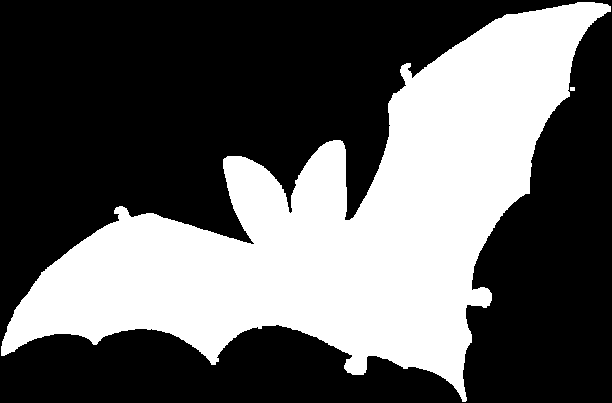
#> input picture img/bat4.gif, 612 x 403 px; its folder holds only this picture in this run
$ python main.py
#> lines starting #> are read from the running program, lines starting #| are printed output that depends on the picture; after the words box and inside, x2 and y2 are one past the last pixel; in counts of white or black regions, pixels touching at a corner belong together
### src/logic/tools.py
import numpy as np
import os
import math
from collections import Counter
from PIL import Image
import heapq
import matplotlib.pyplot as plt

# [35 lines left out: functions reorder_contour, save_matrix_to_csv, not called in this run]

def process_and_binarize(filename, threshold=128, padding=2):
    """
    Load image, convert to grayscale, and apply binary threshold.
    Adds black padding around the image so objects touching the border
    are always surrounded by background, ensuring correct contour detection.
    """
#> called with filename = 'img/bat4.gif', threshold = 128, padding = 2
    try:
        with Image.open(filename) as img:
#> img is the input picture: PIL image 612x403 P; 37.6% white; 2 white regions, box (x1, y1, x2, y2) and area: (1, 2, 611, 402) 92686, (570, 87, 575, 91) 20
            img.seek(0)
            gray_img = img.convert('L')
            np_array = np.array(gray_img)

            # Convert to binary: pixels > threshold become 255, rest 0
            binary_array = ((np_array > threshold) * 255).astype(int)

            # Add black padding so objects never touch the image border
            if padding > 0:
                binary_array = np.pad(
                    binary_array, padding,
                    mode='constant', constant_values=0
                )
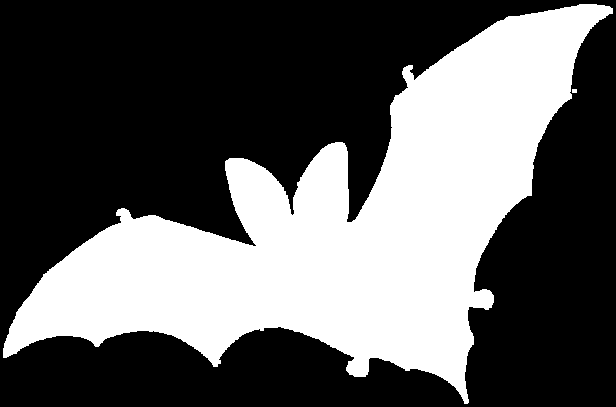
#> binary_array: shape (407, 616) int64; 37% white; 2 white regions, box (x1, y1, x2, y2) and area: (3, 4, 613, 404) 92686, (572, 89, 577, 93) 20

            return binary_array
    except Exception as e:
        return e

# [42 lines left out: function connected_components, not called in this run]

def find_outline(matrix: np.ndarray) -> dict:
    """
    Detect object outline/edges using neighborhood analysis.
    Returns:
      - "contour": ordered list of (x,y) border points for chain_f8
      - "outline_matrix": 2D matrix marking edge pixels (for display)
      - "perimeter": count of edge pixels
    """
    rows, cols = matrix.shape
    outline_count = 0
    outline = np.zeros((rows, cols), dtype=int)

    # Normalize: accept 0/1 or 0/255 images
    norm = matrix if matrix.max() <= 1 else (matrix > 127).astype(int)

    for i in range(1, rows - 1):
        for j in range(1, cols - 1):
            if norm[i][j] == 0:
                continue
            neighborhood_sum = (norm[i, j-1] + norm[i, j+1] +
                                norm[i-1, j] + norm[i+1, j])
            if neighborhood_sum < 4:
                outline[i][j] = 1
                outline_count += 1

    # Build ordered contour point list using Moore neighborhood tracing
    ordered_contour = []
    start = None
    for i in range(rows):
        for j in range(cols):
            if outline[i][j] == 1:
                start = (i, j)
                break
        if start:
            break

    if start:
        neighbors_8 = [(0,1),(1,1),(1,0),(1,-1),(0,-1),(-1,-1),(-1,0),(-1,1)]
        visited_trace = set()
        cr, cc = start
        prev_dir = 6
        ordered_contour.append((cc, cr))  # (x=col, y=row)
        visited_trace.add((cr, cc))

        for _ in range(outline_count * 2):
            found = False
            start_search = (prev_dir + 5) % 8
            for k in range(8):
                d = (start_search + k) % 8
                nr = cr + neighbors_8[d][0]
                nc = cc + neighbors_8[d][1]
                if (0 <= nr < rows and 0 <= nc < cols
                        and outline[nr][nc] == 1
                        and (nr, nc) not in visited_trace):
                    ordered_contour.append((nc, nr))  # (x, y)
                    visited_trace.add((nr, nc))
                    prev_dir = d
                    cr, cc = nr, nc
                    found = True
                    break
            if not found:
                break

    # Restore outline matrix to original value range
    outline_matrix = (outline * 255).astype(np.uint8) if matrix.max() > 1 else outline

    return {"contour": ordered_contour, "perimeter": outline_count, "outline_matrix": outline_matrix}

# [303 lines left out: functions plot_histograms, calculate_entropy, lenght_compression_arithmetic, length_huffman_compression, calculate_perimeter_f4, calculate_area and 4 more, not called in this run]

### src/logic/chain_codes.py
import numpy as np
from src.logic import tools


def chain_f4(binary_img):
    """
    Generate 4-directional Freeman chain code by tracing object contour.
    """
    def find_start_point(img):
        """
        Find starting point: first border pixel with background adjacent.
        """
        padded = np.pad(img, 1, 'constant', constant_values=0)

        # Scan image for first valid border pixel
        for y in range(1, padded.shape[0] - 1):
            for x in range(1, padded.shape[1] - 1):
                if padded[y, x] == 255:  # Foreground pixel
                    # Check if background exists above or to the left
                    if padded[y - 1, x] == 0 or padded[y, x - 1] == 0:
                        return x, y
        return None

    # Direction vectors: 0=right, 1=down, 2=left, 3=up
    directions = {
        0: (1, 0),   # Right
        1: (0, 1),   # Down
        2: (-1, 0),  # Left
        3: (0, -1)   # Up
    }

    padded = np.pad(binary_img, 1, 'constant', constant_values=0)
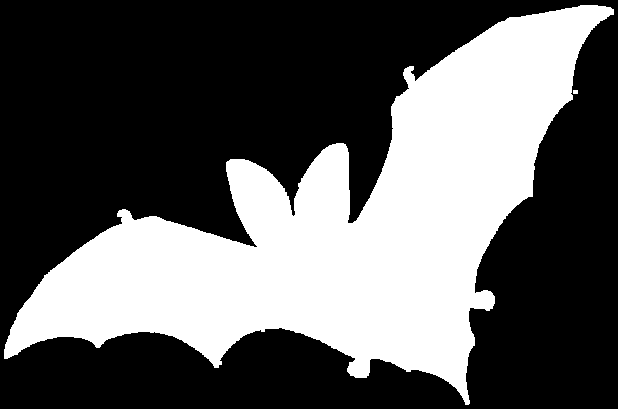
#> padded: shape (409, 618) int64; 36.7% white; 2 white regions, box (x1, y1, x2, y2) and area: (4, 5, 614, 405) 92686, (573, 90, 578, 94) 20

    start = find_start_point(binary_img)
#> start = (580, 5)
    if start is None:
        return []

    start_x, start_y = start
#> start_x = 580; start_y = 5
    x, y = start_x, start_y
#> x = 580; y = 5
    current_dir = 0  # Start facing right

    chain = []

    # Trace contour until returning to start point
    for _ in range(10000):
        dx, dy = directions[current_dir]
        x += dx
        y += dy

        chain.append(current_dir)

        # Contour complete when returning to start
        if (x, y) == (start_x, start_y):
            break
        # Try turning left first (counterclockwise)
        current_dir = (current_dir + 3) % 4

        # Find next valid direction
        for _ in range(4):
            dx, dy = directions[current_dir]

            # Select pixel to check based on direction
            if current_dir == 0:      # Right: check current position
                px, py = x, y
            elif current_dir == 1:    # Down: check left neighbor
                px, py = x - 1, y
            elif current_dir == 2:    # Left: check diagonal
                px, py = x - 1, y - 1
            else:                     # Up: check top neighbor
                px, py = x, y - 1

            # If pixel is foreground, move in this direction
            if padded[py, px] == 255:
                break

            # Otherwise, turn right and try again
            current_dir = (current_dir + 1) % 4
#> this loop made 2814 passes
#> (x, y) on passes 1 to 3: (581, 5), (582, 5), (583, 5)
#> after the loop, chain = 2814 values, max 3 at index 468, min 0 at index 0, mean 1.5; current_dir = 3; x = 580; y = 5

    return chain

def chain_f8(binary_img):
    """
    Generate 8-directional Freeman chain code using contour extraction.
    """
    # Get ordered contour points from image using outline detection
    # not a 2D matrix. No reshape needed.
    contour = tools.find_outline(binary_img)
#> in find_outline, `rows, cols = matrix.shape`: rows = 407; cols = 616
#> after the loop in find_outline, `for i in range(1, rows - 1):`:
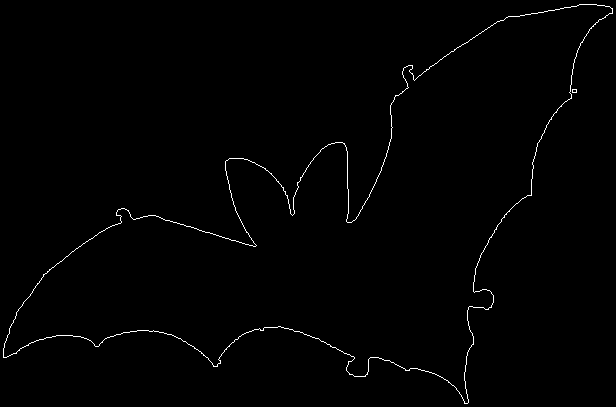
#> outline: shape (407, 616) int64; values 0 (black) and 1 (white), 0.83% white in thin lines or dots
#> after the loop in find_outline, `for i in range(1, rows - 1):`: outline_count = 2091
#> (the rest of the program and of its run is left out)
